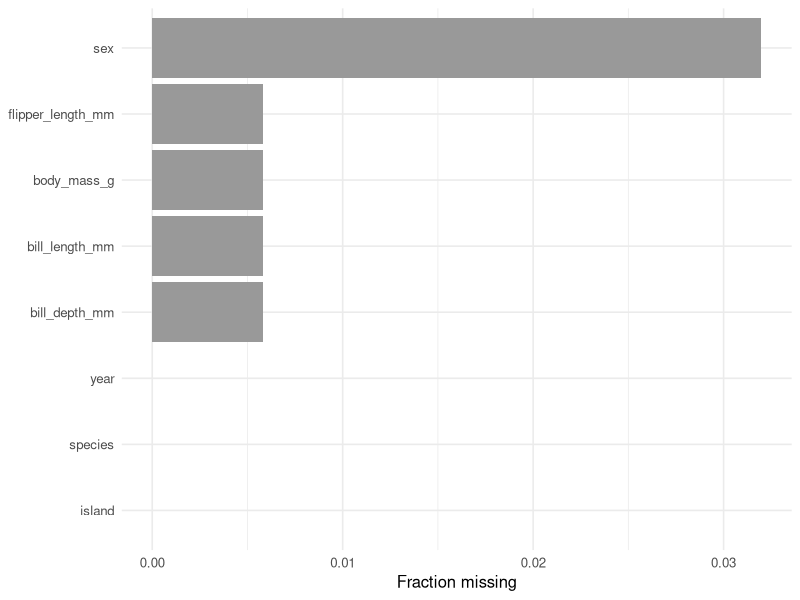

Write R code to recreate this figure.
## ---- chunk 1
#| label: setup
library(tidyverse)
library(palmerpenguins)
set.seed(42)
theme_set(theme_minimal(base_size = 12))
## ---- chunk 2
glimpse(penguins)
## ---- chunk 3
# Standard five verbs.
penguins |>
  filter(!is.na(body_mass_g)) |>
  select(species, sex, bill_length_mm, body_mass_g) |>
  mutate(mass_kg = body_mass_g / 1000) |>
  arrange(desc(mass_kg)) |>
  head(5)
## ---- chunk 4
# group_by + summarise: the grammar of a Table 1 row.
species_summary <- penguins |>
  group_by(species, sex) |>
  summarise(
    n    = n(),
    mean_mass = mean(body_mass_g, na.rm = TRUE),
    sd_mass   = sd(body_mass_g,   na.rm = TRUE),
    .groups = "drop"
  )
species_summary
## ---- chunk 5
islands <- tibble(
  island = c("Biscoe", "Dream", "Torgersen"),
  lat    = c(-65.43, -64.73, -64.77),
  researcher = c("Anna", "Ben", "Carla")
)

penguins_aug <- penguins |>
  left_join(islands, by = "island")

penguins_aug |>
  select(species, island, researcher, lat) |>
  head(5)
## ---- chunk 6
# anti_join finds rows in penguins with no matching island row.
penguins |>
  anti_join(islands, by = "island")
## ---- chunk 7
# inner_join keeps only matches on both sides.
inner_join(penguins, islands, by = "island") |>
  nrow()
## ---- chunk 8
missingness <- penguins |>
  summarise(across(everything(), ~ mean(is.na(.)))) |>
  pivot_longer(everything(),
               names_to = "variable",
               values_to = "frac_missing") |>
  arrange(desc(frac_missing))
missingness
## ---- chunk 9
#| fig-width: 6
#| fig-height: 3.5
missingness |>
  ggplot(aes(frac_missing, reorder(variable, frac_missing))) +
  geom_col(fill = "grey60") +
  labs(x = "Fraction missing", y = NULL)
## ---- chunk 10
n <- nrow(penguins)
inj <- penguins |>
  mutate(body_mass_g = if_else(runif(n) < 0.1, NA_real_, body_mass_g))
mean(inj$body_mass_g)            # NA — propagates
mean(inj$body_mass_g, na.rm = TRUE)
## ---- chunk 11
sessionInfo()
